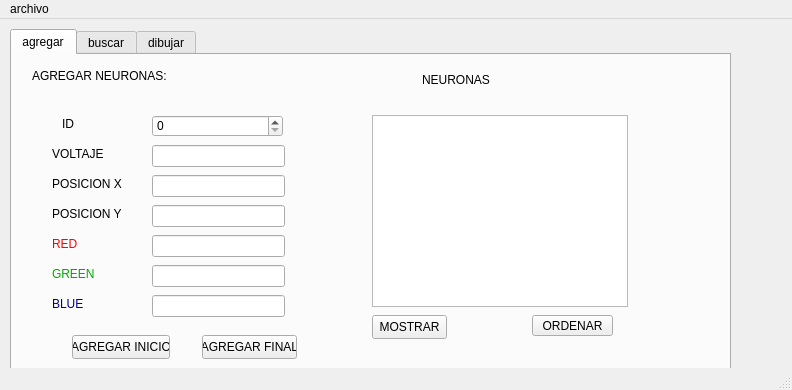
<?xml version="1.0" encoding="UTF-8"?>
<ui version="4.0">
 <class>MainWindow</class>
 <widget class="QMainWindow" name="MainWindow">
  <property name="geometry">
   <rect>
    <x>0</x>
    <y>0</y>
    <width>792</width>
    <height>390</height>
   </rect>
  </property>
  <property name="windowTitle">
   <string>MainWindow</string>
  </property>
  <widget class="QWidget" name="centralwidget">
   <widget class="QTabWidget" name="tabWidget">
    <property name="geometry">
     <rect>
      <x>10</x>
      <y>10</y>
      <width>721</width>
      <height>411</height>
     </rect>
    </property>
    <property name="currentIndex">
     <number>0</number>
    </property>
    <widget class="QWidget" name="widget">
     <attribute name="title">
      <string>agregar</string>
     </attribute>
     <widget class="QPlainTextEdit" name="plainTextEdit">
      <property name="geometry">
       <rect>
        <x>360</x>
        <y>60</y>
        <width>256</width>
        <height>192</height>
       </rect>
      </property>
     </widget>
     <widget class="QPushButton" name="botonmostrar">
      <property name="geometry">
       <rect>
        <x>360</x>
        <y>260</y>
        <width>75</width>
        <height>24</height>
       </rect>
      </property>
      <property name="text">
       <string>MOSTRAR</string>
      </property>
     </widget>
     <widget class="QLineEdit" name="line_blue">
      <property name="geometry">
       <rect>
        <x>140</x>
        <y>240</y>
        <width>133</width>
        <height>22</height>
       </rect>
      </property>
     </widget>
     <widget class="QSpinBox" name="spinBox">
      <property name="geometry">
       <rect>
        <x>140</x>
        <y>60</y>
        <width>131</width>
        <height>22</height>
       </rect>
      </property>
     </widget>
     <widget class="QLineEdit" name="line_voltaje">
      <property name="geometry">
       <rect>
        <x>140</x>
        <y>90</y>
        <width>133</width>
        <height>22</height>
       </rect>
      </property>
     </widget>
     <widget class="QLineEdit" name="line_posx">
      <property name="geometry">
       <rect>
        <x>140</x>
        <y>120</y>
        <width>133</width>
        <height>22</height>
       </rect>
      </property>
     </widget>
     <widget class="QLineEdit" name="line_posy">
      <property name="geometry">
       <rect>
        <x>140</x>
        <y>150</y>
        <width>133</width>
        <height>22</height>
       </rect>
      </property>
     </widget>
     <widget class="QLineEdit" name="line_red">
      <property name="geometry">
       <rect>
        <x>140</x>
        <y>180</y>
        <width>133</width>
        <height>22</height>
       </rect>
      </property>
     </widget>
     <widget class="QLineEdit" name="line_green">
      <property name="geometry">
       <rect>
        <x>140</x>
        <y>210</y>
        <width>133</width>
        <height>22</height>
       </rect>
      </property>
     </widget>
     <widget class="QPushButton" name="botonagregarfinal">
      <property name="geometry">
       <rect>
        <x>190</x>
        <y>280</y>
        <width>95</width>
        <height>24</height>
       </rect>
      </property>
      <property name="text">
       <string>AGREGAR FINAL</string>
      </property>
     </widget>
     <widget class="QPushButton" name="botonagregainicio">
      <property name="geometry">
       <rect>
        <x>60</x>
        <y>280</y>
        <width>98</width>
        <height>24</height>
       </rect>
      </property>
      <property name="text">
       <string>AGREGAR INICIO</string>
      </property>
     </widget>
     <widget class="QLabel" name="label_9">
      <property name="geometry">
       <rect>
        <x>40</x>
        <y>240</y>
        <width>45</width>
        <height>18</height>
       </rect>
      </property>
      <property name="styleSheet">
       <string notr="true">color: rgb(0, 0, 127);
font: 700 12pt &quot;Arial&quot;;</string>
      </property>
      <property name="text">
       <string>BLUE</string>
      </property>
     </widget>
     <widget class="QLabel" name="label_8">
      <property name="geometry">
       <rect>
        <x>40</x>
        <y>210</y>
        <width>58</width>
        <height>18</height>
       </rect>
      </property>
      <property name="styleSheet">
       <string notr="true">color: rgb(0, 170, 0);
font: 700 12pt &quot;Arial&quot;;</string>
      </property>
      <property name="text">
       <string>GREEN</string>
      </property>
     </widget>
     <widget class="QLabel" name="label_7">
      <property name="geometry">
       <rect>
        <x>40</x>
        <y>180</y>
        <width>35</width>
        <height>18</height>
       </rect>
      </property>
      <property name="styleSheet">
       <string notr="true">color: rgb(255, 0, 0);
font: 700 12pt &quot;Arial&quot;;
gridline-color: rgb(85, 0, 255);</string>
      </property>
      <property name="text">
       <string>RED</string>
      </property>
     </widget>
     <widget class="QLabel" name="label_6">
      <property name="geometry">
       <rect>
        <x>40</x>
        <y>150</y>
        <width>93</width>
        <height>18</height>
       </rect>
      </property>
      <property name="styleSheet">
       <string notr="true">font: 700 12pt &quot;Arial&quot;;</string>
      </property>
      <property name="text">
       <string>POSICION Y</string>
      </property>
     </widget>
     <widget class="QLabel" name="label_5">
      <property name="geometry">
       <rect>
        <x>40</x>
        <y>120</y>
        <width>93</width>
        <height>18</height>
       </rect>
      </property>
      <property name="styleSheet">
       <string notr="true">font: 700 12pt &quot;Arial&quot;;</string>
      </property>
      <property name="text">
       <string>POSICION X</string>
      </property>
     </widget>
     <widget class="QLabel" name="label_4">
      <property name="geometry">
       <rect>
        <x>40</x>
        <y>90</y>
        <width>72</width>
        <height>18</height>
       </rect>
      </property>
      <property name="styleSheet">
       <string notr="true">font: 700 12pt &quot;Arial&quot;;</string>
      </property>
      <property name="text">
       <string>VOLTAJE</string>
      </property>
     </widget>
     <widget class="QLabel" name="label_3">
      <property name="geometry">
       <rect>
        <x>50</x>
        <y>60</y>
        <width>16</width>
        <height>18</height>
       </rect>
      </property>
      <property name="whatsThis">
       <string>&lt;html&gt;&lt;head/&gt;&lt;body&gt;&lt;p&gt;&lt;span style=&quot; font-size:12pt;&quot;&gt;ID&lt;/span&gt;&lt;/p&gt;&lt;/body&gt;&lt;/html&gt;</string>
      </property>
      <property name="styleSheet">
       <string notr="true">font: 700 12pt &quot;Arial&quot;;</string>
      </property>
      <property name="text">
       <string>ID</string>
      </property>
     </widget>
     <widget class="QLabel" name="label_2">
      <property name="geometry">
       <rect>
        <x>20</x>
        <y>10</y>
        <width>213</width>
        <height>22</height>
       </rect>
      </property>
      <property name="styleSheet">
       <string notr="true">font: 700 14pt &quot;Arial&quot;;</string>
      </property>
      <property name="text">
       <string>AGREGAR NEURONAS:</string>
      </property>
     </widget>
     <widget class="QLabel" name="label">
      <property name="geometry">
       <rect>
        <x>410</x>
        <y>10</y>
        <width>134</width>
        <height>30</height>
       </rect>
      </property>
      <property name="styleSheet">
       <string notr="true">font: 900 16pt &quot;Arial&quot;;</string>
      </property>
      <property name="text">
       <string>NEURONAS</string>
      </property>
     </widget>
     <widget class="QPushButton" name="boton_ordenar">
      <property name="geometry">
       <rect>
        <x>520</x>
        <y>260</y>
        <width>81</width>
        <height>21</height>
       </rect>
      </property>
      <property name="text">
       <string>ORDENAR</string>
      </property>
     </widget>
    </widget>
    <widget class="QWidget" name="widget">
     <attribute name="title">
      <string>buscar</string>
     </attribute>
     <widget class="QPushButton" name="boton_buscar">
      <property name="geometry">
       <rect>
        <x>30</x>
        <y>200</y>
        <width>121</width>
        <height>31</height>
       </rect>
      </property>
      <property name="text">
       <string>Buscar</string>
      </property>
     </widget>
     <widget class="QLineEdit" name="line_buscar">
      <property name="geometry">
       <rect>
        <x>30</x>
        <y>170</y>
        <width>121</width>
        <height>21</height>
       </rect>
      </property>
      <property name="statusTip">
       <string/>
      </property>
      <property name="accessibleName">
       <string/>
      </property>
      <property name="accessibleDescription">
       <string/>
      </property>
      <property name="autoFillBackground">
       <bool>false</bool>
      </property>
      <property name="inputMask">
       <string/>
      </property>
      <property name="text">
       <string/>
      </property>
      <property name="frame">
       <bool>true</bool>
      </property>
      <property name="placeholderText">
       <string>ID</string>
      </property>
     </widget>
     <widget class="QLabel" name="label_10">
      <property name="geometry">
       <rect>
        <x>30</x>
        <y>130</y>
        <width>131</width>
        <height>21</height>
       </rect>
      </property>
      <property name="styleSheet">
       <string notr="true">color: rgb(0, 0, 127);
font: 700 12pt &quot;Arial&quot;;</string>
      </property>
      <property name="text">
       <string>Buscar Neurona</string>
      </property>
     </widget>
     <widget class="QTableWidget" name="tableWidget">
      <property name="geometry">
       <rect>
        <x>220</x>
        <y>10</y>
        <width>371</width>
        <height>221</height>
       </rect>
      </property>
     </widget>
    </widget>
    <widget class="QWidget" name="tab">
     <attribute name="title">
      <string>dibujar</string>
     </attribute>
     <widget class="QPushButton" name="dibujar_pushButton">
      <property name="geometry">
       <rect>
        <x>430</x>
        <y>280</y>
        <width>141</width>
        <height>31</height>
       </rect>
      </property>
      <property name="text">
       <string>DIBUJAR NEURONA</string>
      </property>
     </widget>
     <widget class="QPushButton" name="limpiar_pushButton_2">
      <property name="geometry">
       <rect>
        <x>110</x>
        <y>280</y>
        <width>151</width>
        <height>31</height>
       </rect>
      </property>
      <property name="text">
       <string>LIMPIAR</string>
      </property>
     </widget>
     <widget class="QGraphicsView" name="grafico">
      <property name="geometry">
       <rect>
        <x>10</x>
        <y>10</y>
        <width>661</width>
        <height>251</height>
       </rect>
      </property>
     </widget>
    </widget>
   </widget>
  </widget>
  <widget class="QMenuBar" name="menubar">
   <property name="geometry">
    <rect>
     <x>0</x>
     <y>0</y>
     <width>792</width>
     <height>22</height>
    </rect>
   </property>
   <widget class="QMenu" name="menuarchivo">
    <property name="title">
     <string>archivo</string>
    </property>
    <addaction name="separator"/>
    <addaction name="actionguardar"/>
    <addaction name="actionabrir"/>
   </widget>
   <addaction name="menuarchivo"/>
  </widget>
  <widget class="QStatusBar" name="statusbar"/>
  <action name="actionguardar">
   <property name="text">
    <string>guardar</string>
   </property>
   <property name="shortcut">
    <string>Ctrl+G</string>
   </property>
  </action>
  <action name="actionabrir">
   <property name="text">
    <string>abrir</string>
   </property>
   <property name="shortcut">
    <string>Ctrl+O</string>
   </property>
  </action>
 </widget>
 <resources/>
 <connections/>
</ui>
